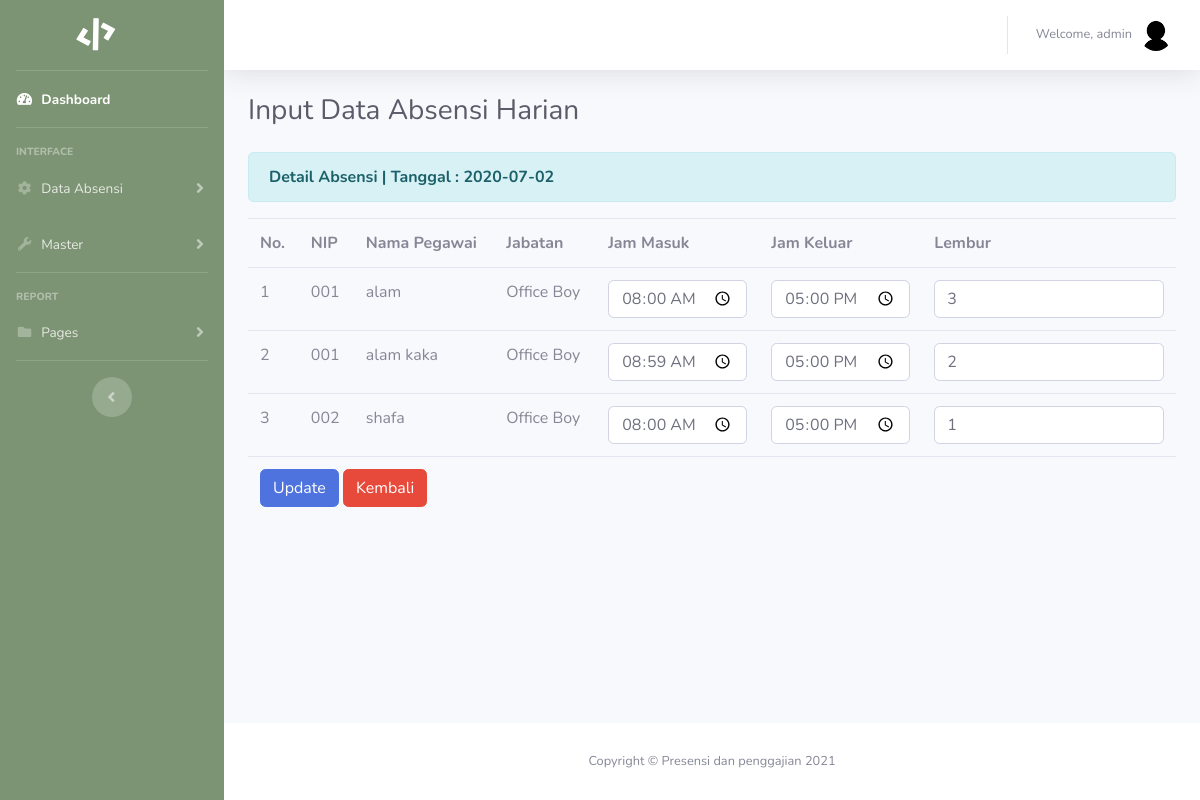
The page /absensi.php?view=editdetl&id=51&date=2020-07-02 (signed in) on the database its author committed.
### tables this page shows
CREATE TABLE `absensi_detl` (
  `id_absen_detl` int(5) NOT NULL AUTO_INCREMENT,
  `id_absen` int(5) NOT NULL,
  `id_pegawai` int(5) NOT NULL,
  `jam_masuk` time NOT NULL,
  `jam_keluar` time NOT NULL,
  `jam_lembur` int(2) NOT NULL,
  PRIMARY KEY (`id_absen_detl`),
  KEY `id_absen` (`id_absen`),
  KEY `id_pegawai` (`id_pegawai`)
);

CREATE TABLE `pegawai` (
  `id_pegawai` int(5) NOT NULL AUTO_INCREMENT,
  `nip_pegawai` varchar(25) NOT NULL,
  `nama_pegawai` varchar(50) NOT NULL,
  `id_jabatan` int(5) NOT NULL,
  `id_golongan` int(5) NOT NULL,
  `status` varchar(15) NOT NULL,
  `jumlah_anak` int(2) NOT NULL DEFAULT '0',
  `is_active` bit(1) NOT NULL DEFAULT b'0',
  `is_deleted` bit(1) NOT NULL DEFAULT b'0',
  PRIMARY KEY (`id_pegawai`),
  KEY `id_jabatan` (`id_jabatan`),
  KEY `id_golongan` (`id_golongan`)
);

CREATE TABLE `jabatan` (
  `id_jabatan` int(10) NOT NULL AUTO_INCREMENT,
  `kode_jabatan` varchar(10) NOT NULL,
  `nama_jabatan` varchar(20) NOT NULL,
  `gaji_pokok` int(10) NOT NULL DEFAULT '0',
  `tunjangan_jabatan` int(10) NOT NULL DEFAULT '0',
  `upah_harian` int(10) NOT NULL DEFAULT '0',
  PRIMARY KEY (`id_jabatan`)
);

### absensi.php (the view, shortened to what this page needs)
<?php include "header.php"; ?>
<?php include "sidebar.php"; ?>
<?php include "topbar.php"; ?>
<div class="container">
<h1 class="h3 mb-4 text-gray-800">Input Data Absensi Harian</h1>
<?php
$view = isset($_GET['view']) ? $_GET['view'] : null;
switch($view){
	?>
	<?php
	case "editdetl":
		$idget 		= $_GET['id'];
    $dateget 	= $_GET['date'];
	?>
<div class=row>
			<div class="col-lg">
				<div class="alert alert-info">
					<strong>Detail Absensi | Tanggal : <?php echo $dateget; ?></strong>
				</div>
				<form method="post" action="aksi_absensi_detail.php?act=update">
				<table class="table table-hover">
					<tr>
						<th>No.</th>
						<th>NIP</th>
						<th>Nama Pegawai</th>
						<th>Jabatan</th>
						<th>Jam Masuk</th>
						<th>Jam Keluar</th>
						<th>Lembur</th>
					</tr>
					<?php
					$no=1;
					$query=mysqli_query($konek, "SELECT absensi_detl.*,pegawai.nip_pegawai, pegawai.nama_pegawai, jabatan.nama_jabatan FROM absensi_detl
						INNER JOIN pegawai ON absensi_detl.id_pegawai=pegawai.id_pegawai
						INNER JOIN jabatan ON pegawai.id_jabatan=jabatan.id_jabatan
						WHERE absensi_detl.id_absen='$idget'
						ORDER BY pegawai.nip_pegawai ASC");
					while($d=mysqli_fetch_array($query)){
					?>
						<tr>
							<td><?php echo $no; ?></td>
							<td><?php echo $d['nip_pegawai']; ?></td>
							<td><?php echo $d['nama_pegawai']; ?></td>
							<td><?php echo $d['nama_jabatan']; ?></td>
							<td>
                <input class="form-control" name="jam_masuk[]" type="time" value="<?php echo $d['jam_masuk']; ?>" autocomplete="off" required>
							</td>
							<td>
                <input class="form-control" name="jam_keluar[]" type="time" value="<?php echo $d['jam_keluar']; ?>" autocomplete="off" required>
							</td>
							<td>
								<input type="number" name="jam_lembur[]" class="form-control" value="<?php echo $d['jam_lembur']; ?>" required />
							</td>
						</tr>
					<?php
						$no++;
					}
					?>
					<tr>
						<td colspan="7">
							<input class="btn btn-primary" type="submit" value="Update">
							<a href="absensi.php" class="btn btn-danger">Kembali</a>
						</td>
					</tr>
				</table>
			</form>
			</div>
    </div>
	<?php
	break;
}
?>
</div>
</div>
<?php include "footer.php"; ?>

### rows shown on the page
absensi_detl: id_pegawai.nip_pegawai "001", id_pegawai.nama_pegawai "alam", jabatan.nama_jabatan "Office Boy", jam_masuk "08:00:00", jam_keluar "17:00:00", jam_lembur "3"
absensi_detl: id_pegawai.nip_pegawai "001", id_pegawai.nama_pegawai "alam kaka", jabatan.nama_jabatan "Office Boy", jam_masuk "08:59:00", jam_keluar "17:00:00", jam_lembur "2"
absensi_detl: id_pegawai.nip_pegawai "002", id_pegawai.nama_pegawai "shafa", jabatan.nama_jabatan "Office Boy", jam_masuk "08:00:00", jam_keluar "17:00:00", jam_lembur "1"

### other values the page prints
$_SESSION['username'] "admin"
$dateget "2020-07-02"
